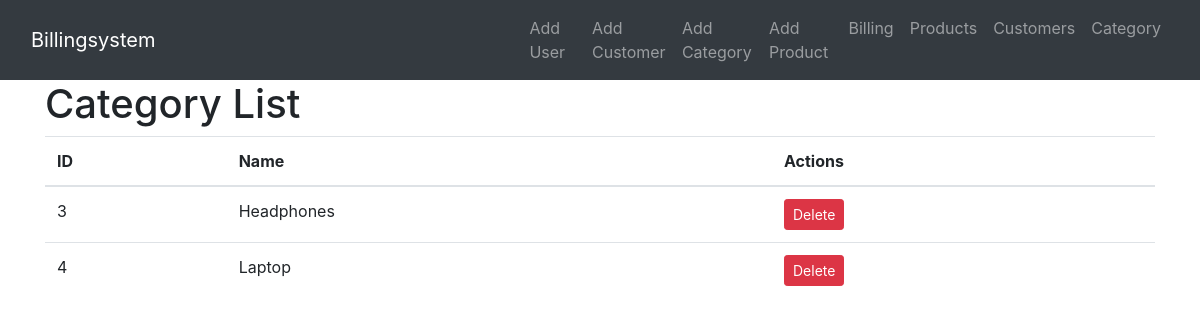
/categories/, run on an earlier commit of the app's database.
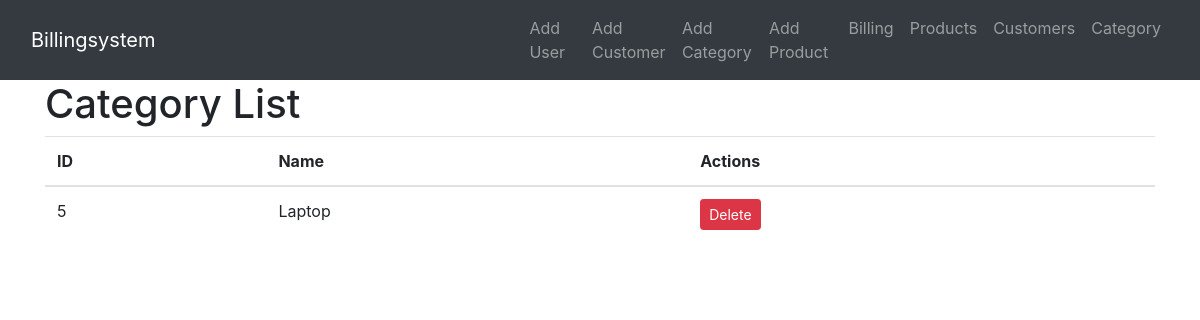
And on a later commit of the database.
### billingsystemapp/models.py (models this page shows, shortened)
class Category(models.Model):
    name = models.CharField(max_length=100)

### billingsystemapp/views.py (the view)
# urls.py: path('categories/', views.category_list, name='category_list'),
def category_list(request):
    categories = Category.objects.all()
    return render(request, 'category_list.html', {'categories': categories})

### billingsystemapp/templates/category_list.html (shortened to what this page needs)
<!DOCTYPE html>
<html lang="en">
<head>
    <link rel="stylesheet" href="https://stackpath.bootstrapcdn.com/bootstrap/4.5.2/css/bootstrap.min.css">
</head>
<body>
    <div class="nav">
        <nav class="navbar navbar-expand-lg navbar-dark bg-dark" style="width: 100%;">
            <div class="container-fluid">
                <a class="navbar-brand" href="{% url 'billing' %}">Billingsystem</a>
                <div class="collapse navbar-collapse justify-content-between" id="navbarNav">
                    <ul class="navbar-nav" style="padding-left: 350px;">
                        <li class="nav-item">
                            <a class="nav-link" href="{% url 'adduser' %}">Add User</a>
                        </li>
                        <li class="nav-item">
                            <a class="nav-link" href="{% url 'addcustomer' %}">Add Customer</a>
                        </li>
                        <li class="nav-item">
                            <a class="nav-link" href="{% url 'addcategory' %}">Add Category</a>
                        </li>
                        <li class="nav-item">
                            <a class="nav-link" href="{% url 'addproduct' %}">Add Product</a>
                        </li>
                        <li class="nav-item">
                            <a class="nav-link" href="{% url 'billing' %}">Billing</a>
                        </li>
                        <li class="nav-item">
                            <a class="nav-link" href="{% url 'product' %}">Products</a>
                        </li>
                        <li class="nav-item">
                            <a class="nav-link" href="{% url 'customers' %}">Customers</a>
                        </li>
                        <li class="nav-item">
                            <a class="nav-link" href="{% url 'category_list' %}">Category</a>
                        </li>
                    </ul>
                </div>
            </div>
        </nav>
    </div>
    <div class="container">
        <h1>Category List</h1>
        <table class="table">
            <thead>
                <tr>
                    <th>ID</th>
                    <th>Name</th>
                    <th>Actions</th>
                </tr>
            </thead>
            <tbody>
                {% for category in categories %}
                <tr>
                    <td>{{ category.id }}</td>
                    <td>{{ category.name }}</td>
                    <td>
                        <a class="btn btn-sm btn-danger" href="{% url 'category_delete' category.id  %}">Delete</a>
                    </td>
                </tr>
                {% endfor %}
            </tbody>
        </table>
    </div>
</body>
</html>

What changed in the data, as far as the page shows it:
removed Category: id "3", name "Headphones"
removed Category: id "4", name "Laptop"
added Category: id "5", name "Laptop"
